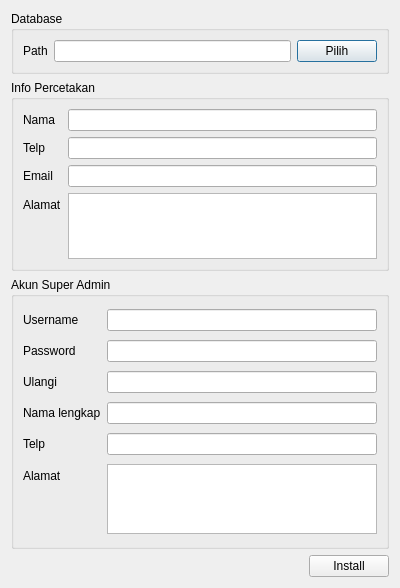
<?xml version="1.0" encoding="UTF-8"?>
<ui version="4.0">
 <class>SetupWindow</class>
 <widget class="QDialog" name="SetupWindow">
  <property name="geometry">
   <rect>
    <x>0</x>
    <y>0</y>
    <width>400</width>
    <height>588</height>
   </rect>
  </property>
  <property name="windowTitle">
   <string>Setup LAdmins</string>
  </property>
  <layout class="QVBoxLayout" name="verticalLayout">
   <item>
    <widget class="QGroupBox" name="groupBox">
     <property name="title">
      <string>Database</string>
     </property>
     <layout class="QHBoxLayout" name="horizontalLayout">
      <item>
       <widget class="QLabel" name="label">
        <property name="text">
         <string>Path</string>
        </property>
       </widget>
      </item>
      <item>
       <widget class="QLineEdit" name="lineEdit"/>
      </item>
      <item>
       <widget class="QPushButton" name="browseButton">
        <property name="text">
         <string>Pilih</string>
        </property>
       </widget>
      </item>
     </layout>
    </widget>
   </item>
   <item>
    <widget class="QGroupBox" name="groupBox_3">
     <property name="maximumSize">
      <size>
       <width>16777215</width>
       <height>191</height>
      </size>
     </property>
     <property name="title">
      <string>Info Percetakan</string>
     </property>
     <layout class="QFormLayout" name="formLayout">
      <item row="0" column="0">
       <widget class="QLabel" name="label_2">
        <property name="text">
         <string>Nama</string>
        </property>
       </widget>
      </item>
      <item row="0" column="1">
       <widget class="QLineEdit" name="nameEdit"/>
      </item>
      <item row="1" column="0">
       <widget class="QLabel" name="label_3">
        <property name="text">
         <string>Telp</string>
        </property>
       </widget>
      </item>
      <item row="1" column="1">
       <widget class="QLineEdit" name="telpEdit"/>
      </item>
      <item row="2" column="0">
       <widget class="QLabel" name="label_5">
        <property name="text">
         <string>Email</string>
        </property>
       </widget>
      </item>
      <item row="2" column="1">
       <widget class="QLineEdit" name="emailEdit"/>
      </item>
      <item row="3" column="0">
       <widget class="QLabel" name="label_4">
        <property name="text">
         <string>Alamat</string>
        </property>
       </widget>
      </item>
      <item row="3" column="1">
       <widget class="QTextEdit" name="addressEdit">
        <property name="maximumSize">
         <size>
          <width>16777215</width>
          <height>70</height>
         </size>
        </property>
       </widget>
      </item>
     </layout>
    </widget>
   </item>
   <item>
    <widget class="QGroupBox" name="groupBox_2">
     <property name="title">
      <string>Akun Super Admin</string>
     </property>
     <layout class="QFormLayout" name="formLayout_2">
      <item row="0" column="0">
       <widget class="QLabel" name="label_6">
        <property name="text">
         <string>Username</string>
        </property>
       </widget>
      </item>
      <item row="0" column="1">
       <widget class="QLineEdit" name="usernameEdit"/>
      </item>
      <item row="1" column="0">
       <widget class="QLabel" name="label_7">
        <property name="text">
         <string>Password</string>
        </property>
       </widget>
      </item>
      <item row="1" column="1">
       <widget class="QLineEdit" name="passwordEdit"/>
      </item>
      <item row="2" column="0">
       <widget class="QLabel" name="label_8">
        <property name="text">
         <string>Ulangi</string>
        </property>
       </widget>
      </item>
      <item row="2" column="1">
       <widget class="QLineEdit" name="rePasswordEdit"/>
      </item>
      <item row="3" column="0">
       <widget class="QLabel" name="label_9">
        <property name="text">
         <string>Nama lengkap</string>
        </property>
       </widget>
      </item>
      <item row="3" column="1">
       <widget class="QLineEdit" name="fullnameEdit"/>
      </item>
      <item row="4" column="0">
       <widget class="QLabel" name="label_11">
        <property name="text">
         <string>Telp</string>
        </property>
       </widget>
      </item>
      <item row="4" column="1">
       <widget class="QLineEdit" name="telpUserEdit"/>
      </item>
      <item row="5" column="0">
       <widget class="QLabel" name="label_10">
        <property name="text">
         <string>Alamat</string>
        </property>
       </widget>
      </item>
      <item row="5" column="1">
       <widget class="QTextEdit" name="addressUserEdit">
        <property name="maximumSize">
         <size>
          <width>16777215</width>
          <height>70</height>
         </size>
        </property>
       </widget>
      </item>
     </layout>
    </widget>
   </item>
   <item alignment="Qt::AlignmentFlag::AlignRight">
    <widget class="QPushButton" name="installButton">
     <property name="text">
      <string>Install</string>
     </property>
    </widget>
   </item>
  </layout>
 </widget>
 <resources/>
 <connections/>
</ui>
